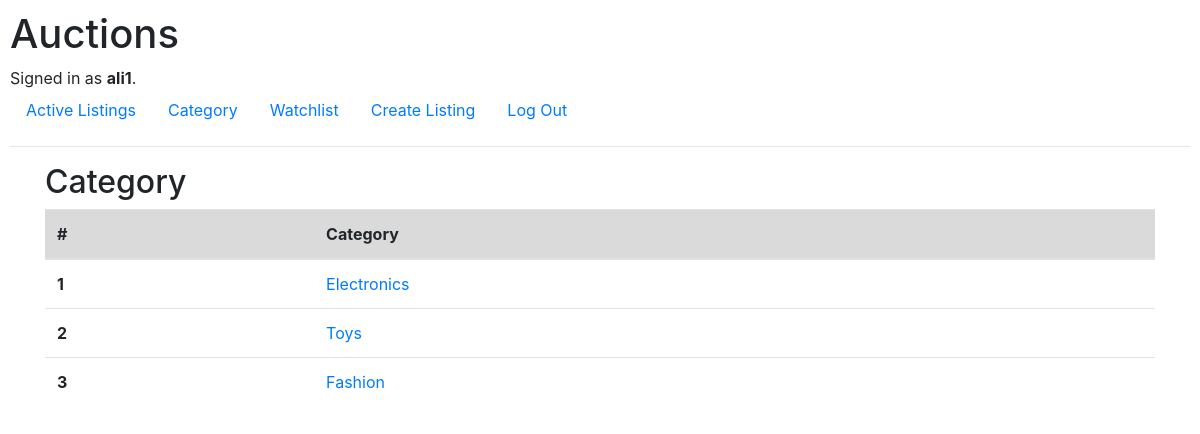
The app's page /category (signed in) with its own data.
### auctions/models.py (models this page shows)
class User(AbstractUser):
    def __str__(self):
        return f"{self.username}"

class Category(models.Model):
    category = models.CharField(null=True, max_length=64)
    def __str__(self):
        return f"{self.category}"

### auctions/views.py (the view)
# urls.py: path("category", views.category, name="category"),
@login_required
def category(request):
    return render(request, "auctions/category.html", {
        'categories': Category.objects.all()
    })

### auctions/templates/auctions/category.html
{% extends "auctions/layout.html" %}
{% block body %}
    <div class="container">
        <h2>Category</h2>
        <table class="table container">
            <thead>
            <tr class="table-active">
                <th scope="col">#</th>
                <th scope="col">Category</th>
            </tr>
            </thead>
            <tbody>
            {% for category in categories %}
                <tr class="table-default">
                    <th scope="row">{{ category.id }}</th>
                    <td>
                        <a href="{% url 'cat_listings' category.id %}">{{ category }}</a>
                    </td>
                </tr>
            {% endfor %}
            </tbody>
        </table>
    </div>
{% endblock %}

### auctions/templates/auctions/layout.html (shortened to what this page needs)
{% load static %}
<!DOCTYPE html>
<html lang="en">
<head>
    <link rel="stylesheet" href="https://stackpath.bootstrapcdn.com/bootstrap/4.4.1/css/bootstrap.min.css"
>
    <link href="{% static 'auctions/styles.css' %}" rel="stylesheet">
</head>
<body>
<h1>Auctions</h1>
<div>
    {% if user.is_authenticated %}
        Signed in as <strong>{{ user.username }}</strong>.
    {% else %}
        Not signed in.
    {% endif %}
</div>
<ul class="nav">
    <li class="nav-item">
        <a class="nav-link" href="{% url 'index' %}">Active Listings</a>
    </li>
    {% if user.is_authenticated %}
        <li class="nav-item">
            <a class="nav-link" href="{% url 'category' %}">Category</a>
        </li>
        <li class="nav-item">
            <a class="nav-link" href="{% url 'watchlist' %}">Watchlist</a>
        </li>
        <li class="nav-item">
            <a class="nav-link" href="{% url 'create' %}">Create Listing</a>
        </li>
        <li class="nav-item">
            <a class="nav-link" href="{% url 'logout' %}">Log Out</a>
        </li>
    {% endif %}
</ul>
<hr>
{% block body %}
{% endblock %}
</body>
</html>

### auctions/static/auctions/styles.css (style rules this page uses)
body { padding: 10px; }

### records on screen
User: username "ali1"
Category: id "1", category "Electronics"
Category: id "2", category "Toys"
Category: id "3", category "Fashion"
